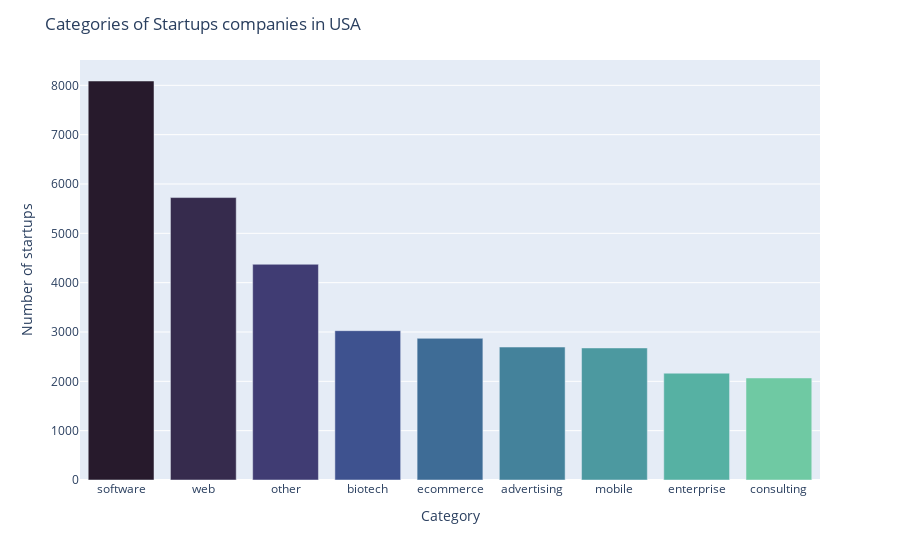

Source (notebook cell):
### Code cell
categry_code_counts = main_data['category_code'].value_counts()
df_categry_code_counts = pd.DataFrame({'category_code': categry_code_counts.index, 'count': categry_code_counts.values})
df_categry_code_counts =df_categry_code_counts[0:9]

fig = px.bar(df_categry_code_counts, x='category_code', y='count')
fig.update_layout(
    title='Categories of Startups companies in USA',
    xaxis_title='Category',
    yaxis_title='Number of startups'
)
fig.update_traces(marker_color=px.colors.sequential.deep[::-1], width=0.8)
fig.show()

### Figure 1 — Plotly figure (JSON) as saved in the notebook; plotly's stock layout.template omitted (floating-point values rounded to 4 significant figures)
{"data": [{"alignmentgroup": "True", "hovertemplate": "category_code=%{x}<br>count=%{y}<extra></extra>", "legendgroup": "", "marker": {"color": ["rgb(39, 26, 44)", "rgb(54, 43, 77)", "rgb(64, 60, 115)", "rgb(62, 82, 143)", "rgb(62, 108, 150)", "rgb(68, 130, 155)", "rgb(76, 153, 160)", "rgb(86, 177, 163)", "rgb(111, 201, 163)", "rgb(156, 219, 165)", "rgb(206, 236, 179)", "rgb(253, 253, 204)"], "pattern": {"shape": ""}}, "name": "", "offsetgroup": "", "orientation": "v", "showlegend": false, "textposition": "auto", "type": "bar", "width": 0.8, "x": ["software", "web", "other", "biotech", "ecommerce", "advertising", "mobile", "enterprise", "consulting"], "xaxis": "x", "y": [8088, 5725, 4373, 3027, 2872, 2695, 2677, 2165, 2068], "yaxis": "y"}], "layout": {"barmode": "relative", "legend": {"tracegroupgap": 0}, "margin": {"t": 60}, "title": {"text": "Categories of Startups companies in USA"}, "xaxis": {"anchor": "y", "domain": [0, 1], "title": {"text": "Category"}}, "yaxis": {"anchor": "x", "domain": [0, 1], "title": {"text": "Number of startups"}}}}
